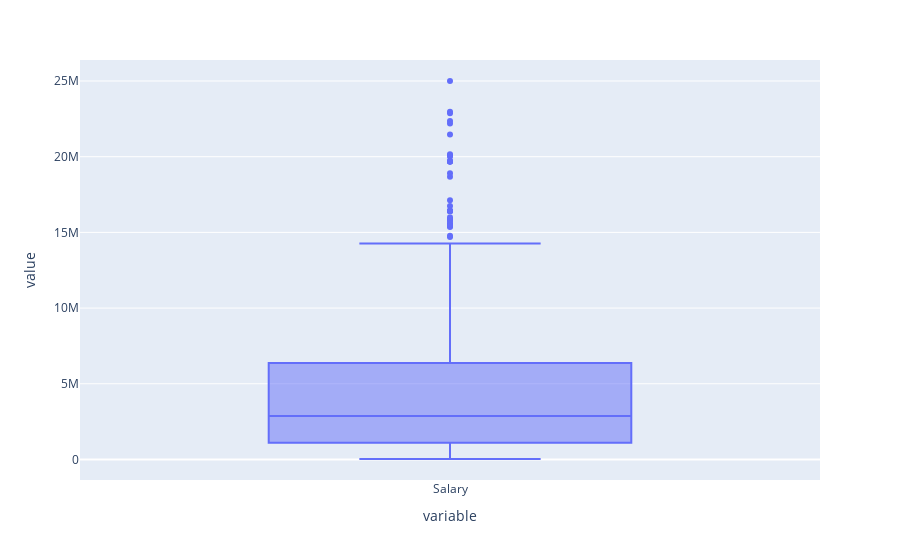

The code cell stored with this chart in its notebook:
### Code cell
px.box(df.Salary)

### Figure 1 — Plotly figure (JSON) as saved in the notebook; plotly's stock layout.template omitted (floating-point values rounded to 4 significant figures; data arrays with more than 128 entries replaced by an {"elided": "..."} marker saying what was removed)
{"data": [{"alignmentgroup": "True", "hovertemplate": "variable=%{x}<br>value=%{y}<extra></extra>", "legendgroup": "", "marker": {"color": "#636efa"}, "name": "", "notched": false, "offsetgroup": "", "orientation": "v", "showlegend": false, "type": "box", "x": {"elided": "457 str values"}, "x0": " ", "xaxis": "x", "y": {"elided": "457 float values"}, "y0": " ", "yaxis": "y"}], "layout": {"boxmode": "group", "legend": {"tracegroupgap": 0}, "margin": {"t": 60}, "xaxis": {"anchor": "y", "domain": [0, 1], "title": {"text": "variable"}}, "yaxis": {"anchor": "x", "domain": [0, 1], "title": {"text": "value"}}}}
